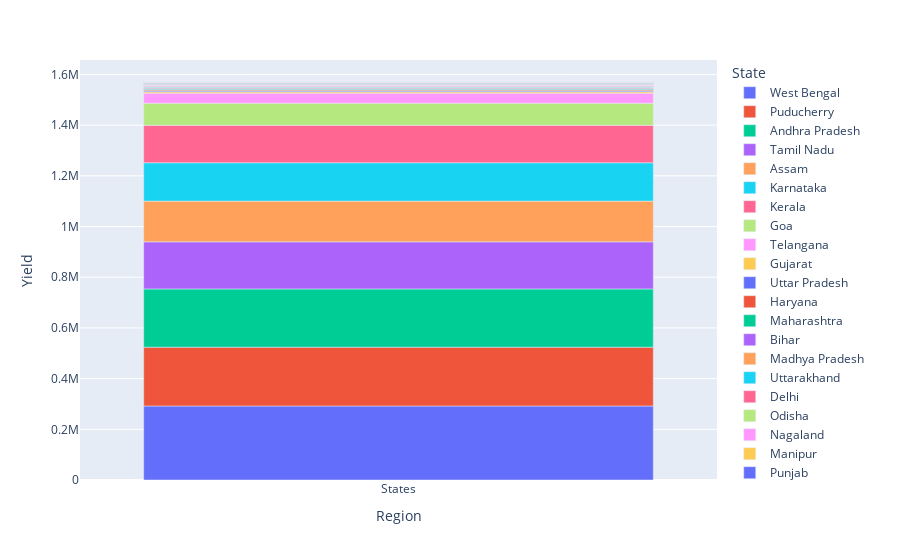

Write notebook code for a chart like this one.
### Code cell
df_state['Region'] = ['States' for i in range(len(df_state))]

fig = px.bar(df_state, x='Region', y = 'Yield', color=df_state.index, hover_data=['Yield'])
fig.show()

### Figure 1 — Plotly figure (JSON) as saved in the notebook; plotly's stock layout.template omitted (floating-point values rounded to 4 significant figures)
{"data": [{"alignmentgroup": "True", "hovertemplate": "State=West Bengal<br>Region=%{x}<br>Yield=%{y}<extra></extra>", "legendgroup": "West Bengal", "marker": {"color": "#636efa", "pattern": {"shape": ""}}, "name": "West Bengal", "offsetgroup": "West Bengal", "orientation": "v", "showlegend": true, "textposition": "auto", "type": "bar", "x": ["States"], "xaxis": "x", "y": [292000.0], "yaxis": "y"}, {"alignmentgroup": "True", "hovertemplate": "State=Puducherry<br>Region=%{x}<br>Yield=%{y}<extra></extra>", "legendgroup": "Puducherry", "marker": {"color": "#EF553B", "pattern": {"shape": ""}}, "name": "Puducherry", "offsetgroup": "Puducherry", "orientation": "v", "showlegend": true, "textposition": "auto", "type": "bar", "x": ["States"], "xaxis": "x", "y": [232200.0], "yaxis": "y"}, {"alignmentgroup": "True", "hovertemplate": "State=Andhra Pradesh<br>Region=%{x}<br>Yield=%{y}<extra></extra>", "legendgroup": "Andhra Pradesh", "marker": {"color": "#00cc96", "pattern": {"shape": ""}}, "name": "Andhra Pradesh", "offsetgroup": "Andhra Pradesh", "orientation": "v", "showlegend": true, "textposition": "auto", "type": "bar", "x": ["States"], "xaxis": "x", "y": [229700.0], "yaxis": "y"}, {"alignmentgroup": "True", "hovertemplate": "State=Tamil Nadu<br>Region=%{x}<br>Yield=%{y}<extra></extra>", "legendgroup": "Tamil Nadu", "marker": {"color": "#ab63fa", "pattern": {"shape": ""}}, "name": "Tamil Nadu", "offsetgroup": "Tamil Nadu", "orientation": "v", "showlegend": true, "textposition": "auto", "type": "bar", "x": ["States"], "xaxis": "x", "y": [185800.0], "yaxis": "y"}, {"alignmentgroup": "True", "hovertemplate": "State=Assam<br>Region=%{x}<br>Yield=%{y}<extra></extra>", "legendgroup": "Assam", "marker": {"color": "#FFA15A", "pattern": {"shape": ""}}, "name": "Assam", "offsetgroup": "Assam", "orientation": "v", "showlegend": true, "textposition": "auto", "type": "bar", "x": ["States"], "xaxis": "x", "y": [160600.0], "yaxis": "y"}, {"alignmentgroup": "True", "hovertemplate": "State=Karnataka<br>Region=%{x}<br>Yield=%{y}<extra></extra>", "legendgroup": "Karnataka", "marker": {"color": "#19d3f3", "pattern": {"shape": ""}}, "name": "Karnataka", "offsetgroup": "Karnataka", "orientation": "v", "showlegend": true, "textposition": "auto", "type": "bar", "x": ["States"], "xaxis": "x", "y": [151400.0], "yaxis": "y"}, {"alignmentgroup": "True", "hovertemplate": "State=Kerala<br>Region=%{x}<br>Yield=%{y}<extra></extra>", "legendgroup": "Kerala", "marker": {"color": "#FF6692", "pattern": {"shape": ""}}, "name": "Kerala", "offsetgroup": "Kerala", "orientation": "v", "showlegend": true, "textposition": "auto", "type": "bar", "x": ["States"], "xaxis": "x", "y": [147700.0], "yaxis": "y"}, {"alignmentgroup": "True", "hovertemplate": "State=Goa<br>Region=%{x}<br>Yield=%{y}<extra></extra>", "legendgroup": "Goa", "marker": {"color": "#B6E880", "pattern": {"shape": ""}}, "name": "Goa", "offsetgroup": "Goa", "orientation": "v", "showlegend": true, "textposition": "auto", "type": "bar", "x": ["States"], "xaxis": "x", "y": [87280.0], "yaxis": "y"}, {"alignmentgroup": "True", "hovertemplate": "State=Telangana<br>Region=%{x}<br>Yield=%{y}<extra></extra>", "legendgroup": "Telangana", "marker": {"color": "#FF97FF", "pattern": {"shape": ""}}, "name": "Telangana", "offsetgroup": "Telangana", "orientation": "v", "showlegend": true, "textposition": "auto", "type": "bar", "x": ["States"], "xaxis": "x", "y": [39510.0], "yaxis": "y"}, {"alignmentgroup": "True", "hovertemplate": "State=Gujarat<br>Region=%{x}<br>Yield=%{y}<extra></extra>", "legendgroup": "Gujarat", "marker": {"color": "#FECB52", "pattern": {"shape": ""}}, "name": "Gujarat", "offsetgroup": "Gujarat", "orientation": "v", "showlegend": true, "textposition": "auto", "type": "bar", "x": ["States"], "xaxis": "x", "y": [5472.0], "yaxis": "y"}, {"alignmentgroup": "True", "hovertemplate": "State=Uttar Pradesh<br>Region=%{x}<br>Yield=%{y}<extra></extra>", "legendgroup": "Uttar Pradesh", "marker": {"color": "#636efa", "pattern": {"shape": ""}}, "name": "Uttar Pradesh", "offsetgroup": "Uttar Pradesh", "orientation": "v", "showlegend": true, "textposition": "auto", "type": "bar", "x": ["States"], "xaxis": "x", "y": [4169.0], "yaxis": "y"}, {"alignmentgroup": "True", "hovertemplate": "State=Haryana<br>Region=%{x}<br>Yield=%{y}<extra></extra>", "legendgroup": "Haryana", "marker": {"color": "#EF553B", "pattern": {"shape": ""}}, "name": "Haryana", "offsetgroup": "Haryana", "orientation": "v", "showlegend": true, "textposition": "auto", "type": "bar", "x": ["States"], "xaxis": "x", "y": [3491.0], "yaxis": "y"}, {"alignmentgroup": "True", "hovertemplate": "State=Maharashtra<br>Region=%{x}<br>Yield=%{y}<extra></extra>", "legendgroup": "Maharashtra", "marker": {"color": "#00cc96", "pattern": {"shape": ""}}, "name": "Maharashtra", "offsetgroup": "Maharashtra", "orientation": "v", "showlegend": true, "textposition": "auto", "type": "bar", "x": ["States"], "xaxis": "x", "y": [3389.0], "yaxis": "y"}, {"alignmentgroup": "True", "hovertemplate": "State=Bihar<br>Region=%{x}<br>Yield=%{y}<extra></extra>", "legendgroup": "Bihar", "marker": {"color": "#ab63fa", "pattern": {"shape": ""}}, "name": "Bihar", "offsetgroup": "Bihar", "orientation": "v", "showlegend": true, "textposition": "auto", "type": "bar", "x": ["States"], "xaxis": "x", "y": [3115.0], "yaxis": "y"}, {"alignmentgroup": "True", "hovertemplate": "State=Madhya Pradesh<br>Region=%{x}<br>Yield=%{y}<extra></extra>", "legendgroup": "Madhya Pradesh", "marker": {"color": "#FFA15A", "pattern": {"shape": ""}}, "name": "Madhya Pradesh", "offsetgroup": "Madhya Pradesh", "orientation": "v", "showlegend": true, "textposition": "auto", "type": "bar", "x": ["States"], "xaxis": "x", "y": [2922.0], "yaxis": "y"}, {"alignmentgroup": "True", "hovertemplate": "State=Uttarakhand<br>Region=%{x}<br>Yield=%{y}<extra></extra>", "legendgroup": "Uttarakhand", "marker": {"color": "#19d3f3", "pattern": {"shape": ""}}, "name": "Uttarakhand", "offsetgroup": "Uttarakhand", "orientation": "v", "showlegend": true, "textposition": "auto", "type": "bar", "x": ["States"], "xaxis": "x", "y": [2854.0], "yaxis": "y"}, {"alignmentgroup": "True", "hovertemplate": "State=Delhi<br>Region=%{x}<br>Yield=%{y}<extra></extra>", "legendgroup": "Delhi", "marker": {"color": "#FF6692", "pattern": {"shape": ""}}, "name": "Delhi", "offsetgroup": "Delhi", "orientation": "v", "showlegend": true, "textposition": "auto", "type": "bar", "x": ["States"], "xaxis": "x", "y": [2663.0], "yaxis": "y"}, {"alignmentgroup": "True", "hovertemplate": "State=Odisha<br>Region=%{x}<br>Yield=%{y}<extra></extra>", "legendgroup": "Odisha", "marker": {"color": "#B6E880", "pattern": {"shape": ""}}, "name": "Odisha", "offsetgroup": "Odisha", "orientation": "v", "showlegend": true, "textposition": "auto", "type": "bar", "x": ["States"], "xaxis": "x", "y": [2387.0], "yaxis": "y"}, {"alignmentgroup": "True", "hovertemplate": "State=Nagaland<br>Region=%{x}<br>Yield=%{y}<extra></extra>", "legendgroup": "Nagaland", "marker": {"color": "#FF97FF", "pattern": {"shape": ""}}, "name": "Nagaland", "offsetgroup": "Nagaland", "orientation": "v", "showlegend": true, "textposition": "auto", "type": "bar", "x": ["States"], "xaxis": "x", "y": [2344.0], "yaxis": "y"}, {"alignmentgroup": "True", "hovertemplate": "State=Manipur<br>Region=%{x}<br>Yield=%{y}<extra></extra>", "legendgroup": "Manipur", "marker": {"color": "#FECB52", "pattern": {"shape": ""}}, "name": "Manipur", "offsetgroup": "Manipur", "orientation": "v", "showlegend": true, "textposition": "auto", "type": "bar", "x": ["States"], "xaxis": "x", "y": [2316.0], "yaxis": "y"}, {"alignmentgroup": "True", "hovertemplate": "State=Punjab<br>Region=%{x}<br>Yield=%{y}<extra></extra>", "legendgroup": "Punjab", "marker": {"color": "#636efa", "pattern": {"shape": ""}}, "name": "Punjab", "offsetgroup": "Punjab", "orientation": "v", "showlegend": true, "textposition": "auto", "type": "bar", "x": ["States"], "xaxis": "x", "y": [1927.0], "yaxis": "y"}, {"alignmentgroup": "True", "hovertemplate": "State=Tripura<br>Region=%{x}<br>Yield=%{y}<extra></extra>", "legendgroup": "Tripura", "marker": {"color": "#EF553B", "pattern": {"shape": ""}}, "name": "Tripura", "offsetgroup": "Tripura", "orientation": "v", "showlegend": true, "textposition": "auto", "type": "bar", "x": ["States"], "xaxis": "x", "y": [1891.0], "yaxis": "y"}, {"alignmentgroup": "True", "hovertemplate": "State=Meghalaya<br>Region=%{x}<br>Yield=%{y}<extra></extra>", "legendgroup": "Meghalaya", "marker": {"color": "#00cc96", "pattern": {"shape": ""}}, "name": "Meghalaya", "offsetgroup": "Meghalaya", "orientation": "v", "showlegend": true, "textposition": "auto", "type": "bar", "x": ["States"], "xaxis": "x", "y": [1868.0], "yaxis": "y"}, {"alignmentgroup": "True", "hovertemplate": "State=Chhattisgarh<br>Region=%{x}<br>Yield=%{y}<extra></extra>", "legendgroup": "Chhattisgarh", "marker": {"color": "#ab63fa", "pattern": {"shape": ""}}, "name": "Chhattisgarh", "offsetgroup": "Chhattisgarh", "orientation": "v", "showlegend": true, "textposition": "auto", "type": "bar", "x": ["States"], "xaxis": "x", "y": [1800.0], "yaxis": "y"}, {"alignmentgroup": "True", "hovertemplate": "State=Himachal Pradesh<br>Region=%{x}<br>Yield=%{y}<extra></extra>", "legendgroup": "Himachal Pradesh", "marker": {"color": "#FFA15A", "pattern": {"shape": ""}}, "name": "Himachal Pradesh", "offsetgroup": "Himachal Pradesh", "orientation": "v", "showlegend": true, "textposition": "auto", "type": "bar", "x": ["States"], "xaxis": "x", "y": [1170.0], "yaxis": "y"}, {"alignmentgroup": "True", "hovertemplate": "State=Arunachal Pradesh<br>Region=%{x}<br>Yield=%{y}<extra></extra>", "legendgroup": "Arunachal Pradesh", "marker": {"color": "#19d3f3", "pattern": {"shape": ""}}, "name": "Arunachal Pradesh", "offsetgroup": "Arunachal Pradesh", "orientation": "v", "showlegend": true, "textposition": "auto", "type": "bar", "x": ["States"], "xaxis": "x", "y": [1091.0], "yaxis": "y"}, {"alignmentgroup": "True", "hovertemplate": "State=Mizoram<br>Region=%{x}<br>Yield=%{y}<extra></extra>", "legendgroup": "Mizoram", "marker": {"color": "#FF6692", "pattern": {"shape": ""}}, "name": "Mizoram", "offsetgroup": "Mizoram", "orientation": "v", "showlegend": true, "textposition": "auto", "type": "bar", "x": ["States"], "xaxis": "x", "y": [1069.0], "yaxis": "y"}, {"alignmentgroup": "True", "hovertemplate": "State=Jharkhand<br>Region=%{x}<br>Yield=%{y}<extra></extra>", "legendgroup": "Jharkhand", "marker": {"color": "#B6E880", "pattern": {"shape": ""}}, "name": "Jharkhand", "offsetgroup": "Jharkhand", "orientation": "v", "showlegend": true, "textposition": "auto", "type": "bar", "x": ["States"], "xaxis": "x", "y": [974.6], "yaxis": "y"}, {"alignmentgroup": "True", "hovertemplate": "State=Jammu and Kashmir<br>Region=%{x}<br>Yield=%{y}<extra></extra>", "legendgroup": "Jammu and Kashmir", "marker": {"color": "#FF97FF", "pattern": {"shape": ""}}, "name": "Jammu and Kashmir", "offsetgroup": "Jammu and Kashmir", "orientation": "v", "showlegend": true, "textposition": "auto", "type": "bar", "x": ["States"], "xaxis": "x", "y": [825.4], "yaxis": "y"}, {"alignmentgroup": "True", "hovertemplate": "State=Sikkim<br>Region=%{x}<br>Yield=%{y}<extra></extra>", "legendgroup": "Sikkim", "marker": {"color": "#FECB52", "pattern": {"shape": ""}}, "name": "Sikkim", "offsetgroup": "Sikkim", "orientation": "v", "showlegend": true, "textposition": "auto", "type": "bar", "x": ["States"], "xaxis": "x", "y": [278.6], "yaxis": "y"}], "layout": {"barmode": "relative", "legend": {"title": {"text": "State"}, "tracegroupgap": 0}, "margin": {"t": 60}, "xaxis": {"anchor": "y", "domain": [0, 1], "title": {"text": "Region"}}, "yaxis": {"anchor": "x", "domain": [0, 1], "title": {"text": "Yield"}}}}
